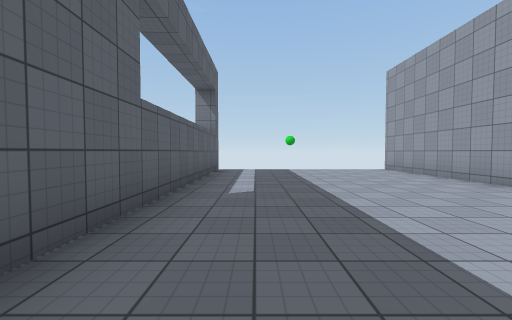
View 1 (above)

17 first-person views from a walk through a scene from a Unity 3-D project. The camera is 1.3 m above the floor, tilts 2° down and sees 90° across. Doors are open. The floor is counted in squares, 2 m on a side. Each view is taken from the middle of a square. On the plan, view 1 faces up. The plan holds only what a view shows up to about 9 squares ahead; the rest is blank. The player is left out. Some animated figures are not drawn. Surface patterns are stand-ins for the level's own textures.

View 2
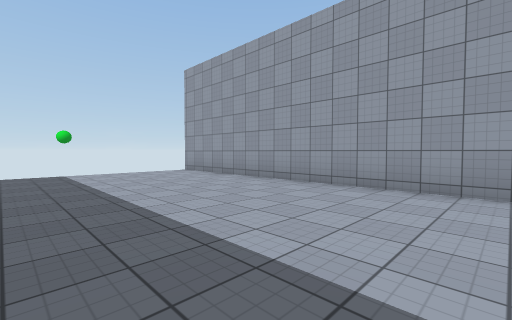

View 3
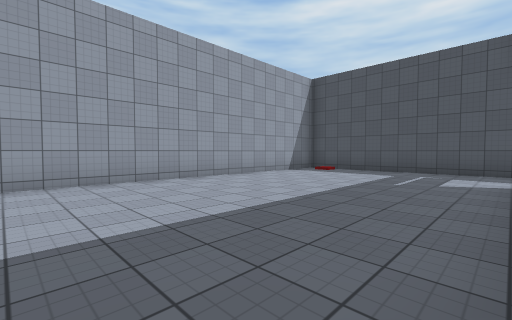

View 4
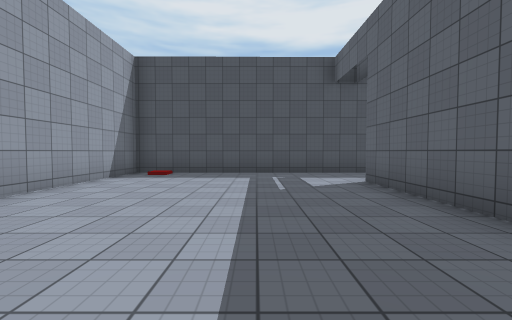

View 5
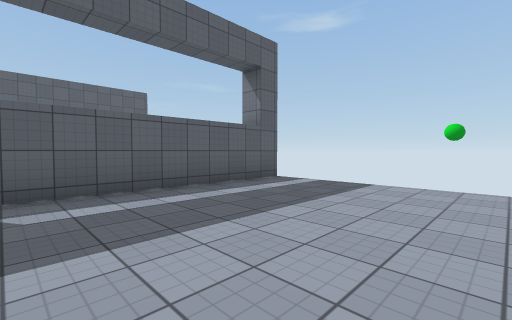

View 6
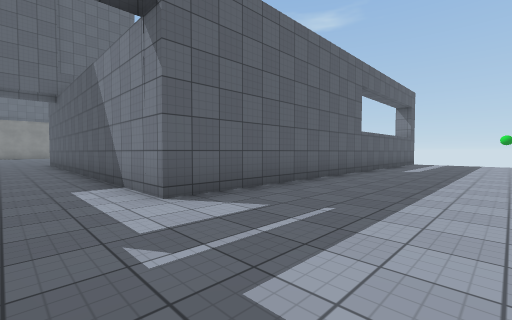

View 7
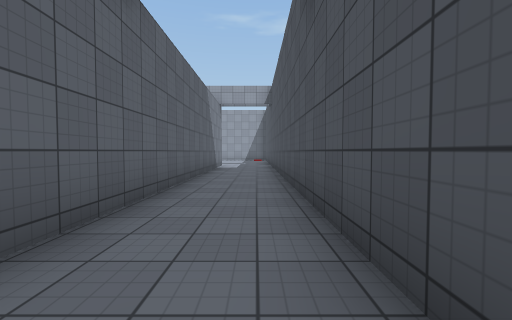

View 8
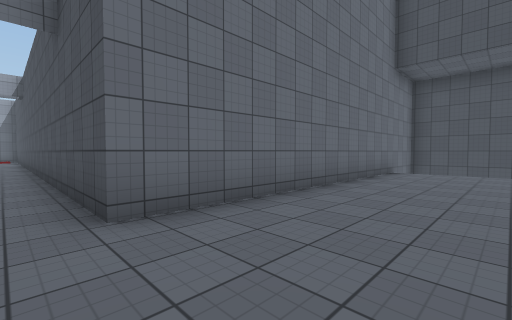

View 9
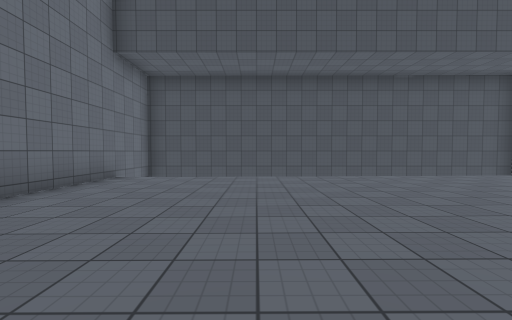

View 10
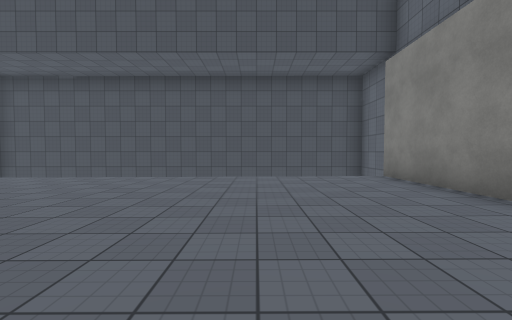

View 11
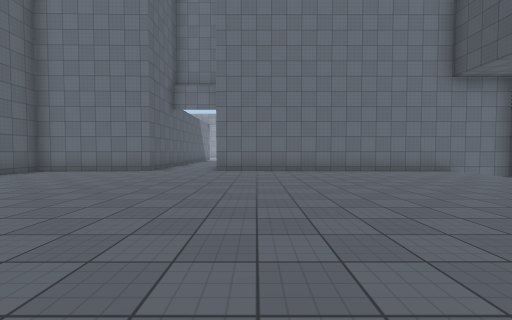

View 12
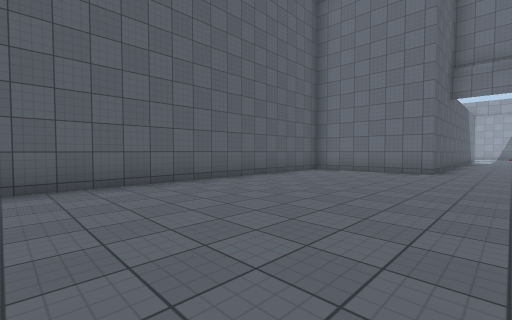

View 13
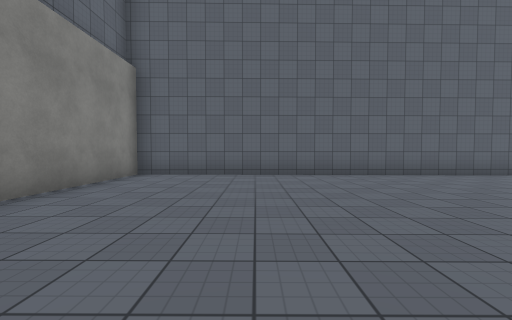

View 14
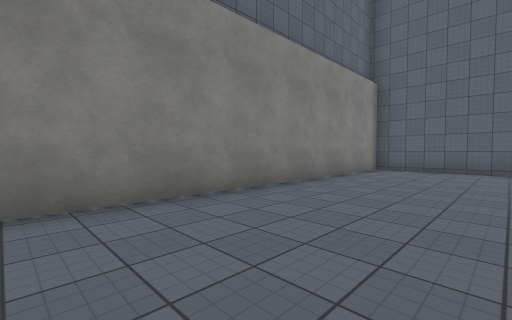

View 15
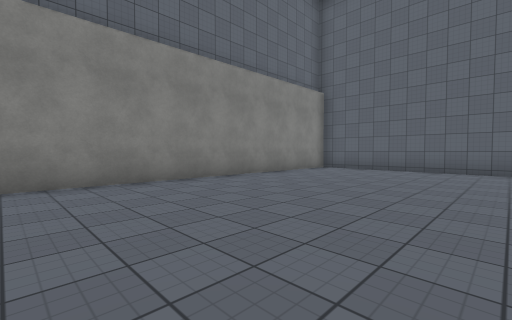

View 16
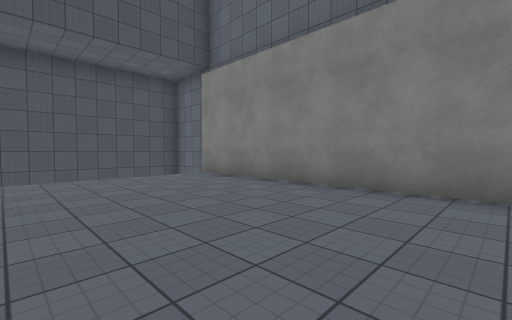

View 17
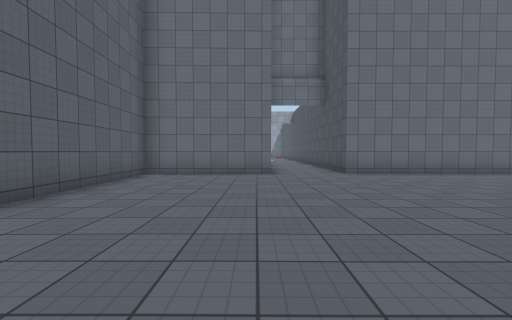

### Floor plan
Points are (right, up) in squares from view 1. A wall is a line through its corners. A room is listed if a view was taken in it or the views show most of it. See-through windows are left out.
Room 1 (views 1, 2, 3, 4, 5, 6)
walls: (-1.3, 9.2) (-1.3, -3.4); (-1.9, -5.7) (4.6, -5.7) (4.6, 9.1)
ways out: open door at (-2, -4.5) to room 2; gap at (-2, 9); gap at (5, 9)
Room 2 (views 7, 8, 9, 10, 11, 12, 13, 14, 15, 16, 17)
walls: (-24.5, -13.9) (-24.5, -15.5) (-12.4, -15.5) (-12.4, -5.7) (-1.9, -5.7); (-1.3, -3.4) (-12.4, -3.4) (-12.4, 0.3) (-24.2, 0) (-24.2, -13.5)
ways out: open door at (-2, -4.5) to room 1

Where each view was taken, in squares from view 1:
view 1: 0 up, 0 right, facing up
view 2: 1 up, 0 right, facing up-right
view 3: 3 up, 1 left, facing down-right
view 4: 2 up, 1 right, facing down
view 5: 4 up, 3 right, facing up-left
view 6: 5 down, 2 right, facing up-left
view 7: 5 down, 13 left, facing right
view 8: 5 down, 15 left, facing down-right
view 9: 7 down, 16 left, facing down
view 10: 7 down, 21 left, facing down
view 11: 7 down, 21 left, facing right
view 12: 5 down, 21 left, facing up-right
view 13: 7 down, 21 left, facing up
view 14: 9 down, 21 left, facing up-left
view 15: 9 down, 19 left, facing up-left
view 16: 7 down, 20 left, facing down-left
view 17: 3 down, 20 left, facing right
